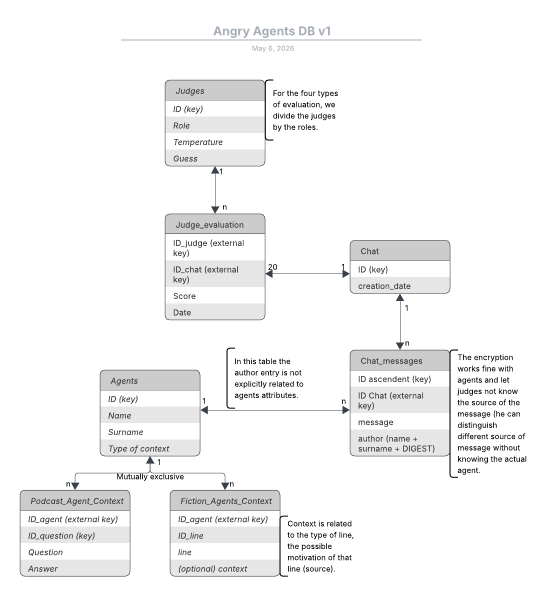
#> input picture DB_ER.png, 1100 x 1192 px (shown at 1/2 size); its folder holds only this picture in this run
$ python -i photo_converter.py   (imports and definitions only)
#> lines starting #> are read from the running program, lines starting #| are printed output that depends on the picture
import os
from PIL import Image

INPUT_FOLDER = 'input'
OUTPUT_FOLDER = 'output'
OUTPUT_FORMAT = 'webp'

# [2 lines not run here, left out]

def convert_image(input_path, output_path, size=(640, 640)):
#> called with input_path = '../../../DB_ER.png', output_path = 'out.png', size = (640, 640)
    try:
        with Image.open(input_path) as img:
#> img is the input picture: PIL image 1100x1192 P; mean R, G, B 245.4, 245.5, 245.5
            if img.mode in ('RGBA', 'P'):
                img = img.convert('RGB')
            elif img.mode not in ('RGB',):
                img = img.convert('RGB')

            w, h = img.size
#> w = 1100; h = 1192
            side = min(w, h)
#> side = 1100
            left = (w - side) // 2
#> left = 0
            top = (h - side) // 2
#> top = 46
            img = img.crop((left, top, left + side, top + side))
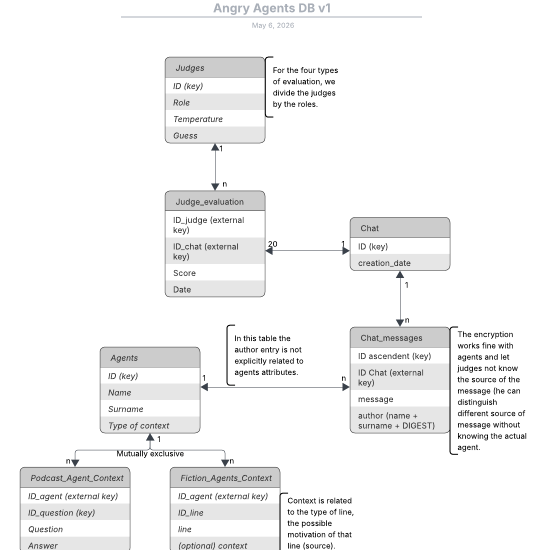
#> img: PIL image 1100x1100 RGB (shown at 1/2 size); mean R, G, B 244.8, 244.8, 244.8
            img = img.resize(size, Image.Resampling.LANCZOS)
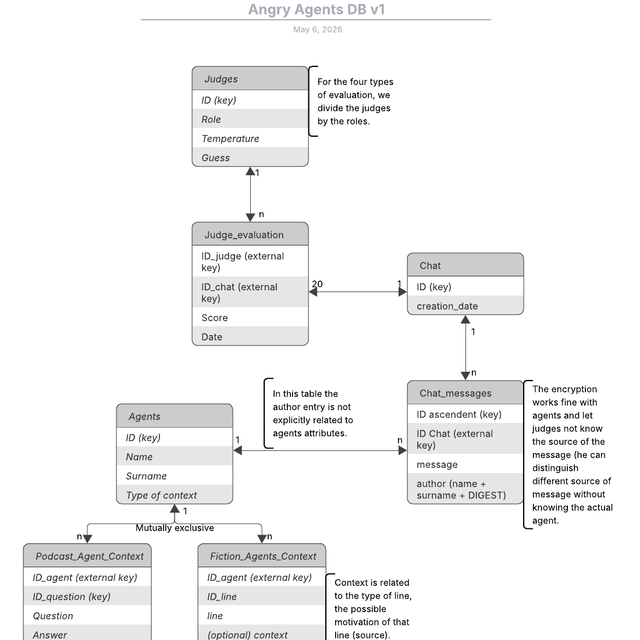
#> img: PIL image 640x640 RGB; mean R, G, B 244.4, 244.5, 244.5

            if OUTPUT_FORMAT == 'webp':
                img.save(output_path, 'WEBP', quality=85, method=6)
            else:
                img.save(output_path, 'JPEG', quality=85, optimize=True)

            print(f"✅ {os.path.basename(input_path)} → {output_path}")
            return True
    except Exception as e:
        print(f"❌ Error with {input_path}: {e}")
        return False

supported_extensions = ('.jpg', '.jpeg', '.png', '.webp', '.bmp', '.tiff')
# [1 line that did not run here, left out]

converted = 0
# [11 lines not run here, left out]

>>> result = convert_image('../../../DB_ER.png', 'out.png')
